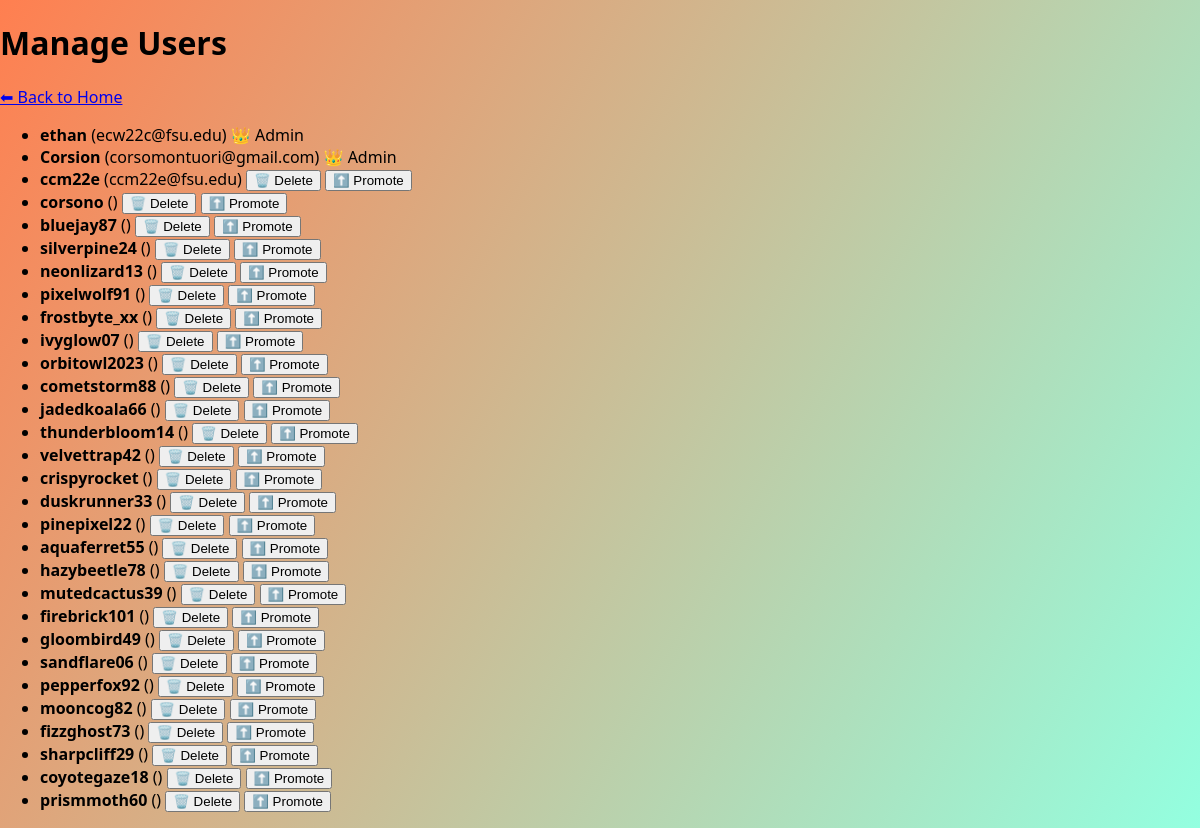
Screenshot of /manage-users/ (signed in) with the database file from the repository.
### quiz/models.py (models this page shows)
class User(AbstractUser):
            created_at = models.DateTimeField(auto_now_add=True)

### quiz/views.py (the view)
# urls.py: path('manage-users/', views.manage_users, name='manage_users'),
@staff_member_required
def manage_users(request):
    with connection.cursor() as cursor:
        cursor.execute("SELECT id, username, email, is_staff FROM quiz_user")
        users = [{'id': row[0], 'username': row[1], 'email': row[2], 'is_staff': row[3]} for row in cursor.fetchall()]
    return render(request, 'quiz/manage_users.html', {'users': users})

### quiz/templates/quiz/manage_users.html (shortened to what this page needs)
{% load static %}
<!DOCTYPE html>
<html>
<head>
    <link rel="stylesheet" href="{% static 'css/style.css' %}">
</head>
<body>
    <h1>Manage Users</h1>
    <a href="{% url 'quiz:home' %}">⬅ Back to Home</a>
    <ul>
        {% for user in users %}
            <li>
                <strong>{{ user.username }}</strong> ({{ user.email }})
                {% if not user.is_staff %}
                <form method="post" action="{% url 'quiz:delete_user' user.id %}" style="display:inline;">
                    <button type="submit" onclick="return confirm('Are you sure you want to delete this user?')">🗑️ Delete</button>
                </form>
                <form method="post" action="{% url 'quiz:promote_user' user.id %}" style="display:inline;">
                    <button type="submit" onclick="return confirm('Promote this user to admin?')">⬆️ Promote</button>
                </form>
                {% else %}
                    <span>👑 Admin</span>
                {% endif %}
            </li>
        {% empty %}
            <li>No users found.</li>
        {% endfor %}
    </ul>
</body>
</html>

### quiz/static/css/style.css (style rules this page uses)
body { font-family: 'Segoe UI', sans-serif; background: linear-gradient(120deg, coral, #93FFe0); margin: 0; padding: 0; }

### rows the page displays
User: username "ethan", email "ecw22c@fsu.edu", shows "👑 Admin"

### other values shown
{{ user.username }} "Corsion" "ccm22e" "corsono" "bluejay87" "silverpine24" "neonlizard13" "pixelwolf91" "frostbyte_xx" "ivyglow07" "orbitowl2023" "cometstorm88" "jadedkoala66" "thunderbloom14" "velvettrap42" "crispyrocket" "duskrunner33" "pinepixel22" "aquaferret55" "hazybeetle78" "mutedcactus39" "firebrick101" "gloombird49" "sandflare06" "pepperfox92" "mooncog82" "fizzghost73" "sharpcliff29" "coyotegaze18" "prismmoth60"
{{ user.email }} "corsomontuori@gmail.com" "ccm22e@fsu.edu"
